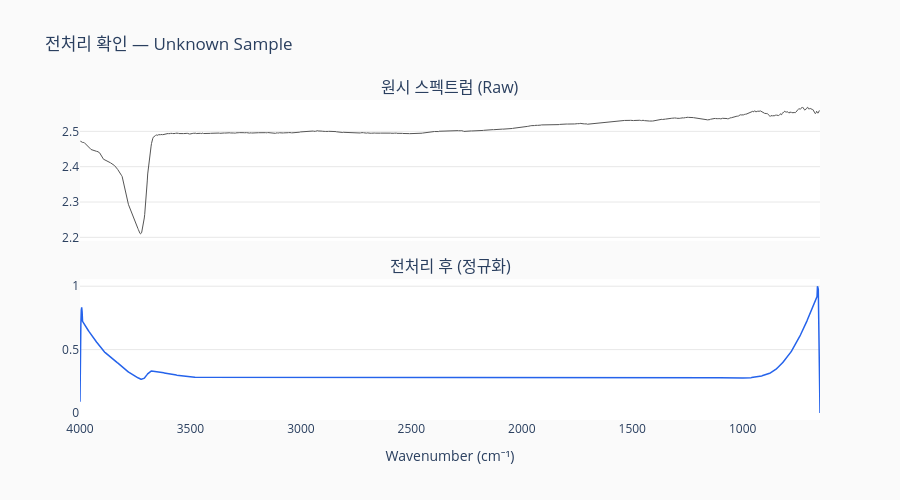

Notebook source saved alongside this figure:
### Markdown cell above
## 3. 미지 시료 로드 및 전처리

### Code cell
raw = load_dpt(SAMPLE_FILE)
sample_vec = preprocess(raw["wn"].values, raw["y"].values)

# 원시 스펙트럼 + 전처리 결과 비교 플롯
fig_pre = make_subplots(rows=2, cols=1, shared_xaxes=True,
                        subplot_titles=["원시 스펙트럼 (Raw)", "전처리 후 (정규화)"],
                        vertical_spacing=0.12)

fig_pre.add_trace(go.Scatter(x=raw["wn"], y=raw["y"],
                             mode="lines", line=dict(color="#555", width=1),
                             name="Raw"), row=1, col=1)
fig_pre.add_trace(go.Scatter(x=GRID, y=sample_vec,
                             mode="lines", line=dict(color="#2563eb", width=1.5),
                             name="Preprocessed"), row=2, col=1)

fig_pre.update_layout(
    title=f"전처리 확인 — {SAMPLE_LABEL}",
    height=500, plot_bgcolor="white", paper_bgcolor="#fafafa",
    showlegend=False,
)
fig_pre.update_xaxes(range=[WN_MAX, WN_MIN], title_text="Wavenumber (cm⁻¹)", row=2, col=1)
fig_pre.update_yaxes(showgrid=True, gridcolor="#e8e8e8")
fig_pre.show()

print(f"로드 완료: {len(raw)} 포인트 → 그리드 {N_GRID} 포인트")

### Figure 1 — Plotly figure (JSON) as saved in the notebook; plotly's stock layout.template omitted (floating-point values rounded to 4 significant figures; data arrays with more than 128 entries replaced by an {"elided": "..."} marker saying what was removed)
{"data": [{"line": {"color": "#555", "width": 1}, "mode": "lines", "name": "Raw", "type": "scatter", "x": {"elided": "1736 float values"}, "xaxis": "x", "y": {"elided": "1736 float values"}, "yaxis": "y"}, {"line": {"color": "#2563eb", "width": 1.5}, "mode": "lines", "name": "Preprocessed", "type": "scatter", "x": {"elided": "1750 float values"}, "xaxis": "x2", "y": {"elided": "1750 float values"}, "yaxis": "y2"}], "layout": {"annotations": [{"font": {"size": 16}, "showarrow": false, "text": "원시 스펙트럼 (Raw)", "x": 0.5, "xanchor": "center", "xref": "paper", "y": 1, "yanchor": "bottom", "yref": "paper"}, {"font": {"size": 16}, "showarrow": false, "text": "전처리 후 (정규화)", "x": 0.5, "xanchor": "center", "xref": "paper", "y": 0.44, "yanchor": "bottom", "yref": "paper"}], "height": 500, "paper_bgcolor": "#fafafa", "plot_bgcolor": "white", "showlegend": false, "title": {"text": "전처리 확인 — Unknown Sample"}, "xaxis": {"anchor": "y", "domain": [0, 1], "matches": "x2", "showticklabels": false}, "xaxis2": {"anchor": "y2", "domain": [0, 1], "range": [4000, 650], "title": {"text": "Wavenumber (cm⁻¹)"}}, "yaxis": {"anchor": "x", "domain": [0.56, 1], "gridcolor": "#e8e8e8", "showgrid": true}, "yaxis2": {"anchor": "x2", "domain": [0, 0.44], "gridcolor": "#e8e8e8", "showgrid": true}}}
